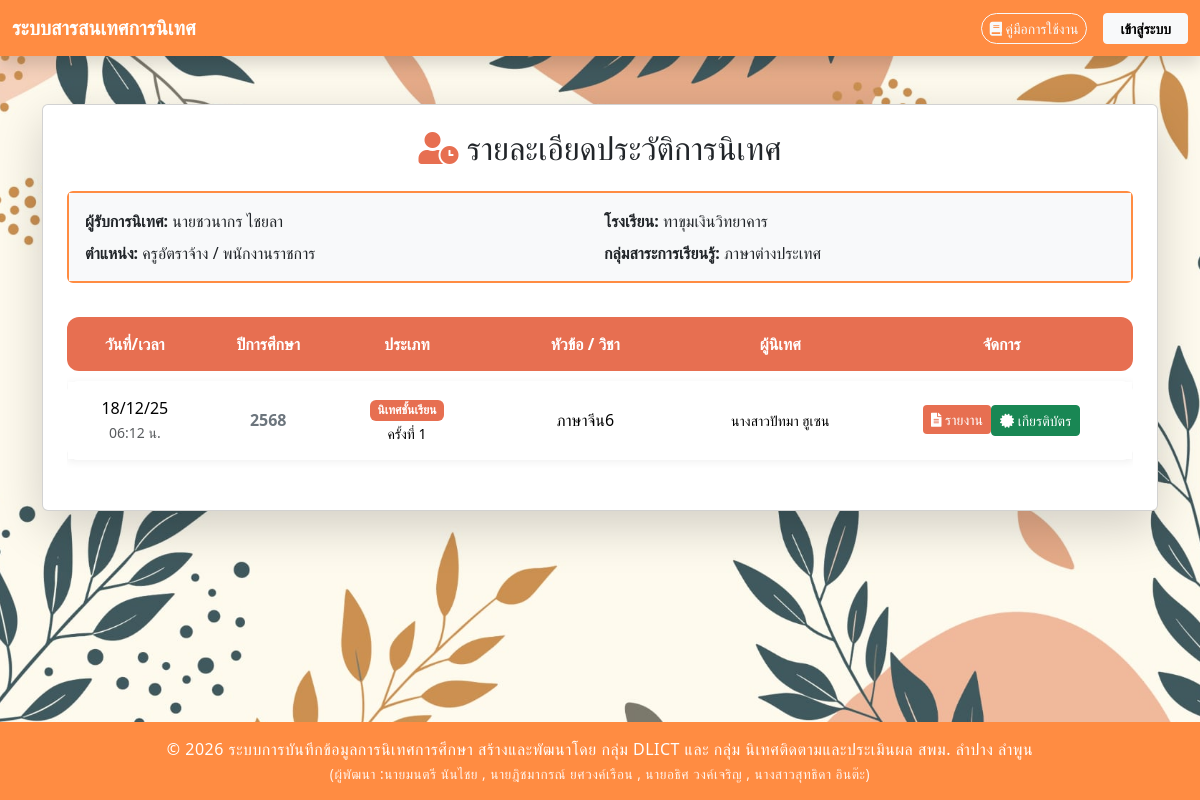
Page /session_details.php?teacher_pid=0000000000001 on the committed database.
### tables this page shows
CREATE TABLE `school` (
  `school_id` varchar(10) NOT NULL COMMENT 'รหัสโรงเรียน',
  `school_name` varchar(255) DEFAULT NULL COMMENT 'ชื่อโรงเรียน'
);

CREATE TABLE `position` (
  `position_id` int(11) NOT NULL,
  `position_name` varchar(255) DEFAULT NULL
);

CREATE TABLE `subject_group` (
  `subjectgroup_id` int(11) NOT NULL COMMENT 'รหัสกลุ่มสาระฯ (Primary Key)',
  `subjectgroup_name` varchar(255) DEFAULT NULL COMMENT 'ชื่อเต็มของกลุ่มสาระการเรียนรู้'
);

### session_details.php (the view, shortened to what this page needs)
<?php
require_once __DIR__ . '/config/db_connect.php';
try {
    $conn->exec("SET FOREIGN_KEY_CHECKS=0;");
    $conn->exec("SET FOREIGN_KEY_CHECKS=1;");
} catch (Exception $e) {}
$is_supervisor = isset($_SESSION['is_logged_in']) && $_SESSION['is_logged_in'] === true;
$teacher_pid = $_GET['teacher_pid'] ?? $_POST['teacher_pid'] ?? null;
$academic_year = $_GET['academic_year'] ?? $_POST['academic_year'] ?? '';
$teacher_info = null;
$results      = [];
try {
    $sql_teacher = "
        SELECT
            CONCAT(IFNULL(p.prefix_name,''), t.f_name, ' ', t.l_name) AS teacher_full_name,
            s.school_name AS SchoolName,
            pos.position_name AS teacher_position,
            sg.subjectgroup_name
        FROM teacher t
        LEFT JOIN prefix p ON t.prefix_id = p.prefix_id
        LEFT JOIN school s ON t.school_id = s.school_id
        LEFT JOIN position pos ON t.position_id = pos.position_id
        LEFT JOIN subject_group sg ON t.subjectgroup_id = sg.subjectgroup_id
        WHERE t.t_pid = :pid
    ";
    $stmt = $conn->prepare($sql_teacher);
    $stmt->execute([':pid' => $teacher_pid]);
    $teacher_info = $stmt->fetch(PDO::FETCH_ASSOC);
    $stmt = $conn->prepare($sql_history);
    $stmt->execute([
        ':pid1' => $teacher_pid,
        ':pid2' => $teacher_pid,
        ':year' => $academic_year
    ]);
    $results = $stmt->fetchAll(PDO::FETCH_ASSOC);
} catch (PDOException $e) {
    die('<div class="alert alert-danger mt-5 text-center">
        เกิดข้อผิดพลาด: ' . htmlspecialchars($e->getMessage()) . '
    </div>');
}
?>
<!DOCTYPE html>
<html lang="th">
<head>
    <link href="https://cdn.jsdelivr.net/npm/bootstrap@5.3.3/dist/css/bootstrap.min.css" rel="stylesheet">
    <link rel="stylesheet" href="https://cdnjs.cloudflare.com/ajax/libs/font-awesome/5.15.4/css/all.min.css">
    <link rel="stylesheet" href="css/styles.css">
</head>
<body class="bg-light d-flex flex-column min-vh-100">
    <?php include 'navbar.php'; ?>
    <div class="container mt-3 mt-md-5">
        <div class="card shadow-lg p-4">
            <h2 class="card-title text-center mb-4">
                <i class="fas fa-user-clock" style="color: var(--warm-primary);"></i> รายละเอียดประวัติการนิเทศ
            </h2>
            <div class="card mb-4" style="border: 2px solid var(--warm-secondary);">
                <div class="card-body bg-light p-3">
                    <div class="row g-2">
                        <div class="col-12 col-md-6">
                            <strong>ผู้รับการนิเทศ:</strong> <?php echo htmlspecialchars($teacher_info['teacher_full_name']); ?>
                        </div>
                        <div class="col-12 col-md-6">
                            <strong>โรงเรียน:</strong> <?php echo htmlspecialchars($teacher_info['SchoolName']); ?>
                        </div>
                        <div class="col-12 col-md-6">
                            <strong>ตำแหน่ง:</strong> <?php echo htmlspecialchars($teacher_info['teacher_position']); ?>
                        </div>
                        <div class="col-12 col-md-6">
                            <strong>กลุ่มสาระการเรียนรู้:</strong> <?php echo htmlspecialchars($teacher_info['subjectgroup_name'] ?? '-'); ?>
                        </div>
                    </div>
                </div>
            </div>
            <div class="table-responsive">
                <table class="table table-modern text-center w-100">
                    <thead>
                        <tr>
                            <th>วันที่/เวลา</th>
                            <th>ปีการศึกษา</th>
                            <th>ประเภท</th>
                            <th>หัวข้อ / วิชา</th>
                            <th>ผู้นิเทศ</th>
                            <th>จัดการ</th>
                        </tr>
                    </thead>
                    <tbody>
                        <?php if (empty($results)) : ?>
                            <tr>
                                <td colspan="5" class="text-center text-danger fw-bold p-4">
                                    ไม่พบประวัติการนิเทศ
                                </td>
                            </tr>
                        <?php else : ?>
                            <?php foreach ($results as $row) : ?>
                                <tr>
                                    <td class="text-center" data-label="วันที่/เวลา" style="min-width: 90px;">
                                        <?php echo (new DateTime($row['supervision_date']))->format('d/m/y'); ?><br>
                                        <small class="text-muted"><?php echo (new DateTime($row['supervision_date']))->format('H:i'); ?> น.</small>
                                    </td>
                                    <td class="text-center fw-bold text-secondary" data-label="ปีการศึกษา">
                                        <?php echo htmlspecialchars($row['academic_year'] ?? '-'); ?>
                                    </td>
                                    <td class="text-center" data-label="ประเภท" style="min-width: 100px;">
                                        <?php if ($row['session_type'] === 'normal'): ?>
                                            <span class="badge badge-normal">นิเทศชั้นเรียน</span>
                                            <?php if ($row['time_info']): ?><br><small>ครั้งที่ <?php echo $row['time_info']; ?></small><?php endif; ?>
                                        <?php else: ?>
                                            <span class="badge badge-qw">Quick Win</span>
                                        <?php endif; ?>
                                    </td>
                                    <td class="text-center" data-label="หัวข้อ / วิชา">
                                        <div class="text-wrap mx-auto" style="min-width: 120px;">
                                            <?php echo htmlspecialchars($row['topic'] ?? ''); ?>
                                        </div>
                                    </td>
                                    <td class="text-center" data-label="ผู้นิเทศ">
                                        <small><?php echo htmlspecialchars($row['supervisor_full_name']); ?></small>
                                    </td>
                                    <td class="text-center" data-label="จัดการ" style="min-width: 110px;">
                                        <div class="btn-group" role="group">
                                            <?php
                                            $report_action = ($row['session_type'] === 'normal') ? 'supervision_report.php' : 'quickwin_report.php';
                                            $t_id_val = ($row['session_type'] === 'normal') ? $row['teacher_t_pid'] : $row['qw_t_id'];
                                            ?>
                                            <form method="POST" action="<?= $report_action ?>" style="display:inline;" target="_blank">
                                            <button type="submit" class="btn btn-sm btn-warm w-100">
                                                    <i class="fas fa-file-alt"></i> รายงาน
                                                </button>
                                            </form>
                                            <?php if (!$is_supervisor): ?>
                                                <?php if ($row['status'] == 0): ?>
                                                    <form method="POST" action="forms/satisfaction_form.php" style="display:inline;">
                                                        <input type="hidden" name="mode" value="<?= $row['session_type'] ?>">
                                                        <input type="hidden" name="t_pid" value="<?= $t_id_val ?>">
                                                        <?php if ($row['session_type'] === 'normal'): ?>
                                                            <input type="hidden" name="s_pid" value="<?php echo $row['supervisor_p_id']; ?>">
                                                            <input type="hidden" name="sub_code" value="<?php echo $row['subject_code']; ?>">
                                                            <input type="hidden" name="time" value="<?php echo $row['inspection_time']; ?>">
                                                            <input type="hidden" name="academic_year" value="<?php echo $row['academic_year']; ?>">
                                                        <?php else: ?>
                                                            <input type="hidden" name="p_id" value="<?php echo $row['qw_p_id']; ?>">
                                                            <input type="hidden" name="date" value="<?php echo $row['qw_date']; ?>">
                                                            <input type="hidden" name="academic_year" value="<?php echo $row['academic_year']; ?>">
                                                        <?php endif; ?>
                                                        <button type="submit" class="btn btn-sm btn-warning w-100">
                                                            <i class="fas fa-star"></i> ประเมิน
                                                        </button>
                                                    </form>
                                                <?php else: ?>
                                                    <?php $cert_action = ($row['session_type'] === 'normal') ? 'certificate.php' : 'certificate_quickwin.php'; ?>
                                                    <form method="POST" action="<?= $cert_action ?>" style="display:inline;" target="_blank">
                                                        <button type="submit" class="btn btn-sm btn-success w-100">
                                                            <i class="fas fa-certificate"></i> เกียรติบัตร
                                                        </button>
                                                    </form>
                                                <?php endif; ?>
                                            <?php endif; ?>
                                        </div>
                                    </td>
                                </tr>
                            <?php endforeach; ?>
                        <?php endif; ?>
                    </tbody>
                </table>
            </div>
        </div>
    </div>
    <?php include 'footer.php'; ?>
</body>
</html>

### css/styles.css (style rules this page uses)
body { background-image: url('../images/bg001.jpg'); background-size: cover; background-repeat: no-repeat; background-position: center center; background-attachment: fixed; background-color: #f8f9fa; }

### session_details.php (style rules this page uses)
:root { --warm-primary: #e76f51; --warm-secondary: #ff8c42; --warm-light: #ffe8d6; --warm-hover: #d65d40; }
.badge-normal { background-color: var(--warm-primary); color: white; }
.table-modern { border-collapse: separate; border-spacing: 0 10px; }
.table-modern thead th { border: none; background-color: var(--warm-primary); color: #ffffff; font-weight: bold; padding: 15px; }
.table-modern tbody tr { background-color: #ffffff; box-shadow: 0 2px 8px rgba(0,0,0,0.06); transition: all 0.3s ease; }
.table-modern tbody td { border: none; padding: 15px; vertical-align: middle; }
.table-modern tbody td:first-child, .table-modern thead th:first-child { border-top-left-radius: 12px; border-bottom-left-radius: 12px; }
.table-modern tbody td:last-child, .table-modern thead th:last-child { border-top-right-radius: 12px; border-bottom-right-radius: 12px; }
.btn-warm { background-color: var(--warm-primary); color: white; border: none; transition: all 0.3s ease; }

### navbar.php (style rules this page uses)
:root { --primary-color: #ff8c42; }

### rows in the picture
school: school_name "ทาขุมเงินวิทยาคาร", position.position_name "ครูอัตราจ้าง / พนักงานราชการ", subject_group.subjectgroup_name "ภาษาต่างประเทศ"

### other values in the picture
$teacher_info['teacher_full_name'] "นายชวนากร ไชยลา"
$row['academic_year'] "2568"
$row['time_info'] "1"
$row['topic'] "ภาษาจีน6"
$row['supervisor_full_name'] "นางสาวปัทมา ฮูเซน"
